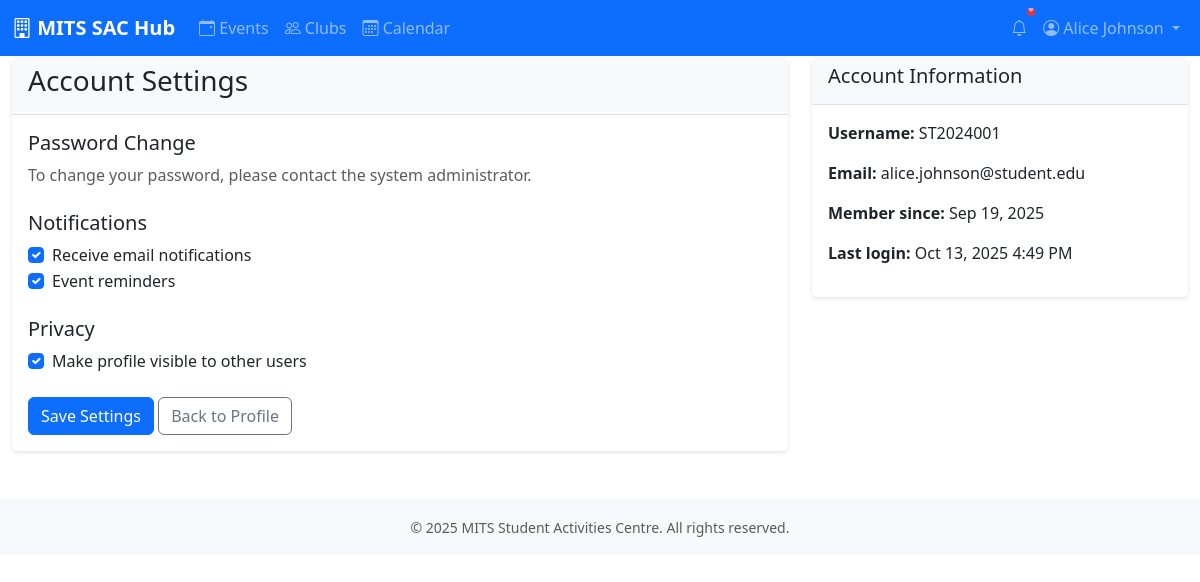
/settings/ (signed in), run on an earlier commit of the app's database.
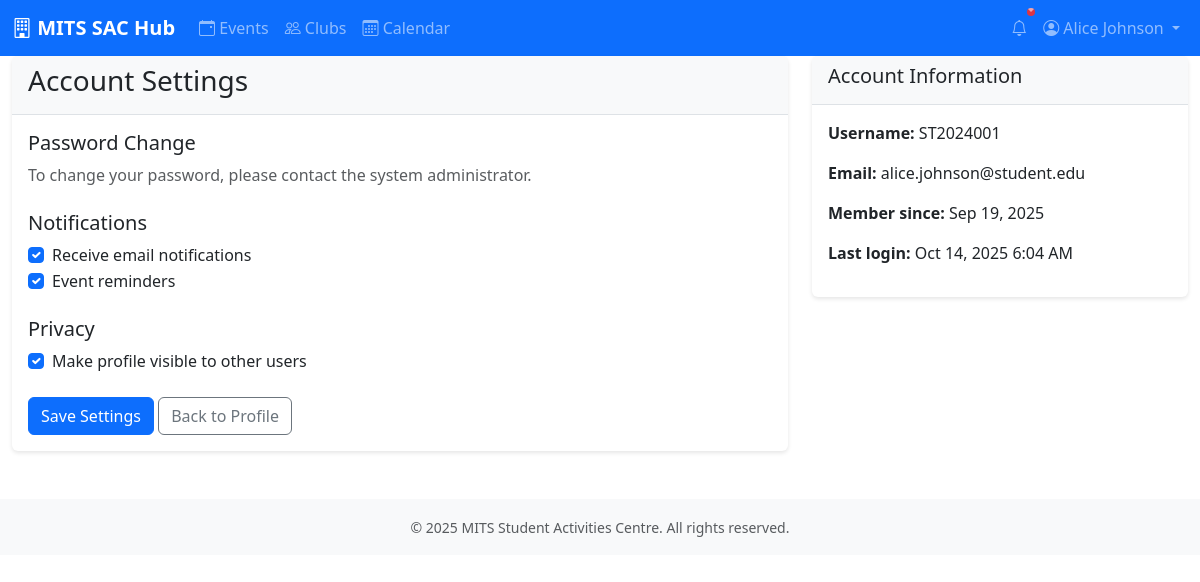
And on a later commit of the database.
### users/models.py (models this page shows, shortened)
class User(AbstractUser):
	roll_no = models.CharField(max_length=20, unique=True, null=True, blank=True, help_text='Student Roll Number (used as username for students)')
	email = models.EmailField(unique=True, null=True, blank=True)
	contact_number = models.CharField(max_length=15, blank=True, null=True)
	roles = models.JSONField(default=list, help_text='List of roles for the user')
	department = models.ForeignKey(Department, on_delete=models.SET_NULL, null=True, blank=True, related_name='users')
	clubs = models.ManyToManyField(Club, blank=True, related_name='members')
	USERNAME_FIELD = 'username'
	REQUIRED_FIELDS = ['email', 'roll_no']

### sac_project/frontend_views.py (the view)
# urls.py: path("settings/", settings_view, name="settings"),
@login_required
def settings_view(request):
    return render(request, 'users/settings.html')

### sac_project/templates/users/settings.html (shortened to what this page needs)
{% extends 'base.html' %}
{% block content %}
<div class="row">
    <div class="col-lg-8">
        <div class="card">
            <div class="card-header">
                <h3>Account Settings</h3>
            </div>
            <div class="card-body">
                <h5>Password Change</h5>
                <p class="text-muted">To change your password, please contact the system administrator.</p>
                <h5 class="mt-4">Notifications</h5>
                <div class="form-check">
                    <input class="form-check-input" type="checkbox" value="" id="emailNotifications" checked>
                    <label class="form-check-label" for="emailNotifications">
                        Receive email notifications
                    </label>
                </div>
                <div class="form-check">
                    <input class="form-check-input" type="checkbox" value="" id="eventReminders" checked>
                    <label class="form-check-label" for="eventReminders">
                        Event reminders
                    </label>
                </div>
                <h5 class="mt-4">Privacy</h5>
                <div class="form-check">
                    <input class="form-check-input" type="checkbox" value="" id="profileVisibility" checked>
                    <label class="form-check-label" for="profileVisibility">
                        Make profile visible to other users
                    </label>
                </div>
                <div class="mt-4">
                    <button type="button" class="btn btn-primary">Save Settings</button>
                    <a href="{% url 'profile' %}" class="btn btn-outline-secondary">Back to Profile</a>
                </div>
            </div>
        </div>
    </div>
    <div class="col-lg-4">
        <div class="card">
            <div class="card-header">
                <h5>Account Information</h5>
            </div>
            <div class="card-body">
                <p><strong>Username:</strong> {{ user.username }}</p>
                <p><strong>Email:</strong> {{ user.email }}</p>
                <p><strong>Member since:</strong> {{ user.date_joined|date:"M d, Y" }}</p>
                <p><strong>Last login:</strong> {{ user.last_login|date:"M d, Y g:i A" }}</p>
            </div>
        </div>
    </div>
</div>
{% endblock %}

### sac_project/templates/base.html (shortened to what this page needs)
<!DOCTYPE html>
<html lang="en">
<head>
    <link rel="stylesheet" href="https://cdn.jsdelivr.net/npm/bootstrap@5.3.0/dist/css/bootstrap.min.css">
    <link rel="stylesheet" href="https://cdn.jsdelivr.net/npm/bootstrap-icons@1.11.0/font/bootstrap-icons.css">
</head>
<body>
    <nav class="navbar navbar-expand-lg navbar-dark bg-primary">
        <div class="container-fluid">
            <a class="navbar-brand" href="/">
                <i class="bi bi-building"></i> MITS SAC Hub
            </a>
            <div class="collapse navbar-collapse" id="navbarNav">
                <ul class="navbar-nav me-auto">
                    {% if user.is_authenticated %}
                        <li class="nav-item">
                            <a class="nav-link" href="{% url 'event_list' %}">
                                <i class="bi bi-calendar-event"></i> Events
                            </a>
                        </li>
                        <li class="nav-item">
                            <a class="nav-link" href="{% url 'club_list' %}">
                                <i class="bi bi-people"></i> Clubs
                            </a>
                        </li>
                        <li class="nav-item">
                            <a class="nav-link" href="{% url 'calendar_view' %}">
                                <i class="bi bi-calendar3"></i> Calendar
                            </a>
                        </li>
                    {% endif %}
                </ul>
                <ul class="navbar-nav">
                    {% if user.is_authenticated %}
                        <li class="nav-item dropdown">
                            <a class="nav-link dropdown-toggle notification-badge" href="#" role="button" data-bs-toggle="dropdown">
                                <i class="bi bi-bell"></i>
                            </a>
                        </li>
                        <li class="nav-item dropdown">
                            <a class="nav-link dropdown-toggle user-dropdown" href="#" role="button" data-bs-toggle="dropdown">
                                <i class="bi bi-person-circle"></i> {{ user.get_full_name|default:user.username }}
                            </a>
                        </li>
                    {% else %}
                        <li class="nav-item">
                            <a class="nav-link" href="{% url 'login' %}">
                                <i class="bi bi-box-arrow-in-right"></i> Login
                            </a>
                        </li>
                    {% endif %}
                </ul>
            </div>
        </div>
    </nav>
    <div class="container-fluid">
        {% block content %}{% endblock %}
    </div>
    <footer class="bg-light text-center text-muted py-3 mt-5">
        <div class="container">
            <small>&copy; 2025 MITS Student Activities Centre. All rights reserved.</small>
        </div>
    </footer>
</body>
</html>

What changed in the data, as far as the page shows it:
changed User "Alice Johnson": last_login "Oct 13, 2025 4:49 PM" → "Oct 14, 2025 6:04 AM"
